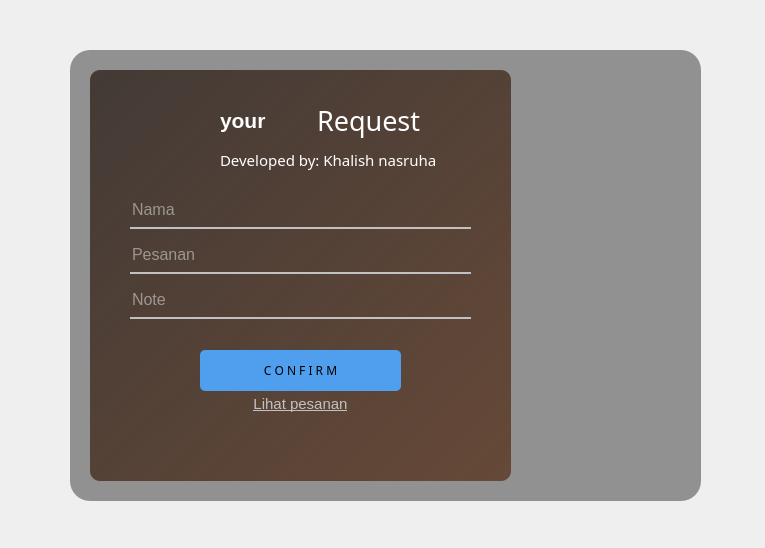
<?xml version="1.0" encoding="UTF-8"?>
<ui version="4.0">
 <class>Form</class>
 <widget class="QWidget" name="Form">
  <property name="geometry">
   <rect>
    <x>0</x>
    <y>0</y>
    <width>765</width>
    <height>548</height>
   </rect>
  </property>
  <property name="windowTitle">
   <string>Form</string>
  </property>
  <widget class="QWidget" name="widget" native="true">
   <property name="geometry">
    <rect>
     <x>40</x>
     <y>30</y>
     <width>681</width>
     <height>491</height>
    </rect>
   </property>
   <widget class="QLabel" name="label">
    <property name="geometry">
     <rect>
      <x>30</x>
      <y>20</y>
      <width>631</width>
      <height>451</height>
     </rect>
    </property>
    <property name="styleSheet">
     <string notr="true">border-image: url(:/asset/bg.jpg);
border-radius:20px solid rgb(0, 0, 0);
border-width:7px</string>
    </property>
    <property name="text">
     <string/>
    </property>
   </widget>
   <widget class="QLabel" name="label_11">
    <property name="geometry">
     <rect>
      <x>30</x>
      <y>20</y>
      <width>631</width>
      <height>451</height>
     </rect>
    </property>
    <property name="styleSheet">
     <string notr="true">background-color:rgba(0,0,0,100);
border-radius:20px;</string>
    </property>
    <property name="text">
     <string/>
    </property>
   </widget>
   <widget class="QLabel" name="label_2">
    <property name="geometry">
     <rect>
      <x>450</x>
      <y>150</y>
      <width>271</width>
      <height>391</height>
     </rect>
    </property>
    <property name="styleSheet">
     <string notr="true">image: url(:/asset/3.png);</string>
    </property>
    <property name="text">
     <string/>
    </property>
   </widget>
   <widget class="QLabel" name="label_3">
    <property name="geometry">
     <rect>
      <x>460</x>
      <y>370</y>
      <width>161</width>
      <height>191</height>
     </rect>
    </property>
    <property name="styleSheet">
     <string notr="true">image: url(:/asset/2.png);</string>
    </property>
    <property name="text">
     <string/>
    </property>
   </widget>
   <widget class="QLabel" name="label_12">
    <property name="geometry">
     <rect>
      <x>50</x>
      <y>40</y>
      <width>421</width>
      <height>411</height>
     </rect>
    </property>
    <property name="styleSheet">
     <string notr="true">border-radius:10px;
background-color: qlineargradient(spread:pad, x1:0, y1:0, x2:1, y2:1, stop:0.0149254 rgba(23, 9, 1, 162), stop:1 rgba(90, 53, 31, 200));
</string>
    </property>
    <property name="text">
     <string/>
    </property>
   </widget>
   <widget class="QWidget" name="horizontalLayoutWidget">
    <property name="geometry">
     <rect>
      <x>180</x>
      <y>60</y>
      <width>201</width>
      <height>61</height>
     </rect>
    </property>
    <layout class="QHBoxLayout" name="horizontalLayout">
     <item>
      <widget class="QLabel" name="label_7">
       <property name="font">
        <font>
         <family>Tahoma</family>
         <pointsize>16</pointsize>
         <weight>75</weight>
         <bold>true</bold>
        </font>
       </property>
       <property name="styleSheet">
        <string notr="true">color: rgb(255, 255, 255);</string>
       </property>
       <property name="text">
        <string>your</string>
       </property>
      </widget>
     </item>
     <item>
      <widget class="QLabel" name="label_8">
       <property name="font">
        <font>
         <family>Papyrus</family>
         <pointsize>20</pointsize>
         <weight>50</weight>
         <bold>false</bold>
        </font>
       </property>
       <property name="styleSheet">
        <string notr="true">color: rgb(255, 255, 255);</string>
       </property>
       <property name="text">
        <string>Request</string>
       </property>
      </widget>
     </item>
    </layout>
   </widget>
   <widget class="QLabel" name="label_9">
    <property name="geometry">
     <rect>
      <x>180</x>
      <y>100</y>
      <width>251</width>
      <height>59</height>
     </rect>
    </property>
    <property name="font">
     <font>
      <family>Papyrus</family>
      <pointsize>11</pointsize>
      <weight>50</weight>
      <bold>false</bold>
     </font>
    </property>
    <property name="styleSheet">
     <string notr="true">color: rgb(255, 255, 255);</string>
    </property>
    <property name="text">
     <string>Developed by: Khalish nasruha</string>
    </property>
   </widget>
   <widget class="QWidget" name="verticalLayoutWidget">
    <property name="geometry">
     <rect>
      <x>90</x>
      <y>160</y>
      <width>341</width>
      <height>141</height>
     </rect>
    </property>
    <layout class="QVBoxLayout" name="verticalLayout">
     <item>
      <widget class="QLineEdit" name="lineEdit">
       <property name="font">
        <font>
         <pointsize>12</pointsize>
        </font>
       </property>
       <property name="styleSheet">
        <string notr="true">background-color:rgba(0,0,0,0);
border:none;
border-bottom:2px solid rgb(193, 193, 193);
color:rgba(255,255,255,230);
padding-bottom:7px;</string>
       </property>
       <property name="placeholderText">
        <string>Nama</string>
       </property>
      </widget>
     </item>
     <item>
      <widget class="QLineEdit" name="lineEdit_2">
       <property name="font">
        <font>
         <pointsize>12</pointsize>
        </font>
       </property>
       <property name="styleSheet">
        <string notr="true">background-color:rgba(0,0,0,0);
border:none;
border-bottom:2px solid rgb(193, 193, 193);
color:rgba(255,255,255,230);
padding-bottom:7px;</string>
       </property>
       <property name="placeholderText">
        <string>Pesanan</string>
       </property>
      </widget>
     </item>
     <item>
      <widget class="QLineEdit" name="lineEdit_3">
       <property name="font">
        <font>
         <pointsize>12</pointsize>
        </font>
       </property>
       <property name="styleSheet">
        <string notr="true">background-color:rgba(0,0,0,0);
border:none;
border-bottom:2px solid rgb(193, 193, 193);
color:rgba(255,255,255,230);
padding-bottom:7px;</string>
       </property>
       <property name="text">
        <string/>
       </property>
       <property name="placeholderText">
        <string>Note</string>
       </property>
      </widget>
     </item>
    </layout>
   </widget>
   <widget class="QPushButton" name="pushButton_4">
    <property name="geometry">
     <rect>
      <x>100</x>
      <y>360</y>
      <width>321</width>
      <height>28</height>
     </rect>
    </property>
    <property name="styleSheet">
     <string notr="true">QPushButton{

color: rgb(193, 193, 193);
font-size: 15px;
text-decoration:underline;
border:none;
}

QPushButton:hover {
   color: rgb(215, 225, 193);; /* Warna latar belakang saat hover */
}

/* QPushButton Pressed State */
QPushButton:pressed {
    color: rgb(0, 0, 0); /* Warna latar belakang saat tombol ditekan */
}</string>
    </property>
    <property name="text">
     <string>Lihat pesanan</string>
    </property>
   </widget>
   <widget class="QPushButton" name="pushButton">
    <property name="geometry">
     <rect>
      <x>160</x>
      <y>320</y>
      <width>201</width>
      <height>41</height>
     </rect>
    </property>
    <property name="font">
     <font>
      <family>Bahnschrift SemiCondensed</family>
      <pointsize>9</pointsize>
      <weight>50</weight>
      <bold>false</bold>
     </font>
    </property>
    <property name="styleSheet">
     <string notr="true">QPushButton#pushButton{
background-color: rgb(79, 159, 238);
color: rgb(0, 0, 0);
border-radius:5px;
}

QPushButton#pushButton:hover{
background-color: rgb(100, 180, 238);
}

QPushButton#pushButton:pressed{
padding-left:5px;
padding-top:5px;
background-color: rgb(120, 168, 238);
}


</string>
    </property>
    <property name="text">
     <string>C O N F I R M</string>
    </property>
   </widget>
   <widget class="QWidget" name="horizontalLayoutWidget_2">
    <property name="geometry">
     <rect>
      <x>150</x>
      <y>400</y>
      <width>231</width>
      <height>41</height>
     </rect>
    </property>
    <layout class="QHBoxLayout" name="horizontalLayout_2">
     <item>
      <widget class="QLabel" name="label_5">
       <property name="styleSheet">
        <string notr="true">image: url(:/asset/a.png);</string>
       </property>
       <property name="text">
        <string/>
       </property>
      </widget>
     </item>
     <item>
      <widget class="QLabel" name="label_4">
       <property name="styleSheet">
        <string notr="true">image: url(:/asset/b.png);</string>
       </property>
       <property name="text">
        <string/>
       </property>
      </widget>
     </item>
    </layout>
   </widget>
   <widget class="QLabel" name="label_6">
    <property name="geometry">
     <rect>
      <x>90</x>
      <y>60</y>
      <width>81</width>
      <height>81</height>
     </rect>
    </property>
    <property name="styleSheet">
     <string notr="true">image: url(:/asset/4.png);</string>
    </property>
    <property name="text">
     <string/>
    </property>
   </widget>
  </widget>
 </widget>
 <resources>
  <include location="asset/asset.qrc"/>
 </resources>
 <connections/>
</ui>
